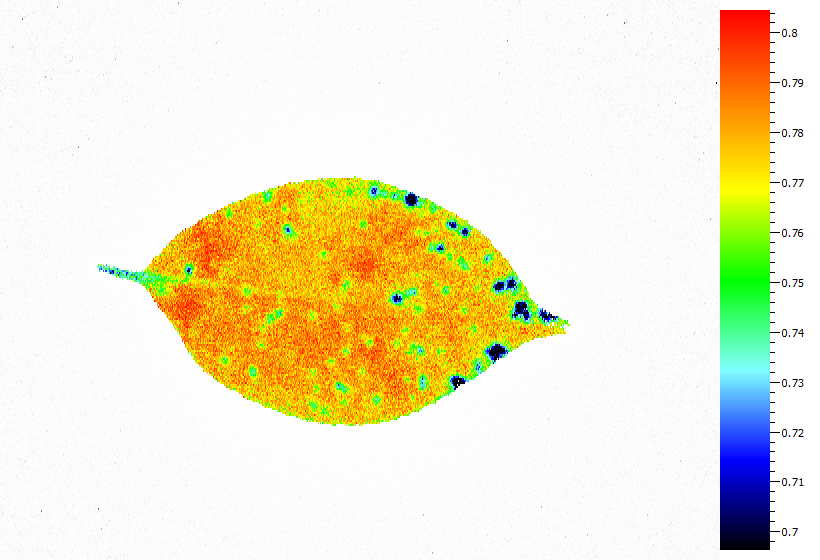
#> input picture src/img/g3_u.bmp, 820 x 560 px
$ python arrange.py --in1 ../img/g3_u.bmp --in2 ../img/align_method.png
#> lines starting #> are read from the running program, lines starting #| are printed output that depends on the picture; after the words box and inside, x2 and y2 are one past the last pixel; in counts of white or black regions, pixels touching at a corner belong together
### src/python/detect.py
#!/usr/bin/env python3.11
# -*- coding: utf-8 -*-
"""Detect and extract leaves."""

import os
import sys

import cv2
import numpy as np


# [21 lines left out: functions main, args, not called in this run]

class Detect:
    """Detect and extract leaves.

    Extract fresh leaves, stained leaves, Fv/Fm value scale bar
    from an image, and detect each leaf size and tilt.

    Attributes:
        resize (:obj:`int`): Image size after resizing. Defaults to 1000.
        canny_thr1 (:obj:`int`): Canny threshold1. Defaults to 100.
        canny_thr2 (:obj:`int`): Canny threshold2. Defaults to 200.
        bin_thr (:obj:`float`): Threshold of binarization. Defaults to 60.
        bin_max (:obj:`float`): Max value of binarization. Defaults to 255.
        min_area (:obj:`int`): Minimun leaf area as a fraction of the
            image. Defaults to 100.
        hsv_min (:obj:`numpy.ndarray[int]`): Minimum HSV value of green.
            Defaults to [30, 50, 50].
        hsv_max (:obj:`numpy.ndarray[int]`): Maximum HSV value of green.
            Defaults to [90, 255, 200].
        blur (:obj:`tuple`): Kernel size of blur (width, height).
            Defaults to (5,5)
        ext (:obj:`str`): Resutl file extension. Defaults to '.png'
    """

    def __init__(self) -> None:
        self.__set_default()

    def __set_default(self) -> None:
        """Set default value to each parameter."""
        self.resize = 1000
        self.canny_thr1 = 100
        self.canny_thr2 = 200
        self.bin_thr = 60
        self.bin_max = 255
        self.min_area = 100
        self.hsv_min = np.array([30,50,50])
        self.hsv_max = np.array([90,255,200])
        self.blur = (5,5)
        self.ext = '.png'

    # [76 lines left out: functions set_param, __save, __resize, not called in this run]

    def __get_cnts(self, img: np.ndarray) -> list:
        """Find contours with an area larger than the set value.

        Args:
            img (:obj:`numpy.ndarray`): Input binary image.

        Returns:
            list: Contours with an area larger than the set value.
        """
        cnts, _ = cv2.findContours(img, cv2.RETR_EXTERNAL,
                                   cv2.CHAIN_APPROX_SIMPLE)
        height, width = img.shape[:2]
        min_area = height * width / self.min_area
        cnts_list = list(filter(lambda x: cv2.contourArea(x) > min_area, cnts))
        return cnts_list

    def __assess_noise(self, img: np.ndarray) -> int:
        """Assess noise of image.

        Args:
            img (:obj:`numpy.ndarray`): Input image.

        Returns:
            int: Number of noise.
        """
        img_canny = cv2.Canny(img, self.canny_thr1, self.canny_thr2)
        cnts, _ = cv2.findContours(img_canny, cv2.RETR_EXTERNAL, cv2.CHAIN_APPROX_SIMPLE)
        height, width = img.shape[:2]
        min_area = height * width / 1000
        cnts_list = list(filter(lambda x: cv2.contourArea(x) < min_area, cnts))
        return len(cnts_list)

    def __bin(self, img: np.ndarray) -> np.ndarray:
        """Binarization.

        Args:
            img (:obj:`numpy.ndarray`): Input gray scale image.

        Returns:
            numpy.ndarray: Binary image.
        """
        _, img_bin = cv2.threshold(img, self.bin_thr, self.bin_max,
                                   cv2.THRESH_BINARY)
        return img_bin

    # [12 lines left out: function __green_range, not called in this run]

    def extr_leaf(self, input_path: str, output_path: str = './') -> np.ndarray:
        try:
            img = self.__input_img(input_path)
        except (TypeError, ValueError) as e:
            raise
        #img = self.__resize(img)
        try:
            cnts_list = self.__best_hsv(img)
        except (ValueError) as e:
            raise
        for cnts in cnts_list:
            shape = self.__shape_leaf(img, cnts)
            if shape is not None:
                break
        if shape is None:
            raise ValueError('No contours were detected.')
        main_obj = self.__main_obj(img, [shape])
        res_img = img.copy()
        cv2.drawContours(res_img, [main_obj], -1, (0,0,255), 3)
        #self.__save(res_img, 'leaf-cnts', outdir=output_path)
        img = self.__extr(img, main_obj)
        return img, main_obj

    # [18 lines left out: function extr_green, not called in this run]

    def __extr(self, img, cnts):
        mask = np.zeros(img.shape, np.uint8)
        cv2.drawContours(mask, [cnts], 0, (255, 255, 255), -1)
        result = cv2.bitwise_and(img, mask)
        return result

    def __input_img(self, path: str) -> np.ndarray:
#> called with path = '../img/g3_u.bmp'
        if os.path.isfile(path):
            img = cv2.imread(path)
#> img is the input picture: shape (560, 820, 3); mean B, G, R 204.4, 234.2, 240.7
            if not isinstance(img, np.ndarray):
                raise TypeError(f'\'{path}\' is not an image file')
            else:
                self.img_name = os.path.splitext(os.path.basename(path))[0]
                return img
        else:
            raise ValueError(f'Cannot access \'{path}\': No such file or directory')

    def __shape_leaf(self, img: np.ndarray, cnts: np.ndarray):
        shape_list = []
        for cnt in cnts:
            diff_approx = self.__approx_ellipse(img, cnt)
            if diff_approx:
                shape_list.append([diff_approx, cnt])
        shape_list.sort(key=lambda x: x[0])
        if len(shape_list) > 0:
            return shape_list[0][1]

    def __approx_ellipse(self, img: np.ndarray, cnts: np.ndarray):
        h, w = img.shape[:2]
        img_ellipse = np.zeros(img.shape[:3], np.uint8)
        img_cnts = img_ellipse.copy()
        ellipse = cv2.fitEllipse(cnts)
        x, y = ellipse[0]
        elp_h, elp_w = ellipse[1]
        cv2.ellipse(img_ellipse, ellipse, (255,255,255), -1)
        cv2.drawContours(img_cnts, [cnts], -1, (255,255,255), -1)
        img_and = cv2.bitwise_and(img_ellipse, img_cnts)
        img_xor = cv2.bitwise_xor(img_and, img_ellipse)
        xor_area = np.sum(img_xor) / 255 / 3
        elp_area = np.sum(img_ellipse) / 255 / 3
        # Whether the ellipse extends beyond the image or not.
        if ((np.abs(h / 2 - y) + (elp_h / 2)) < (h / 2 * 1.05)) and \
           ((np.abs(w / 2 - x) + (elp_w / 2)) < (w / 2 * 1.05)):
            # How far away from the ellipse.
            if (xor_area / elp_area) < 0.2:
                return xor_area
        else:
            return False

    def __main_obj(self, img: np.ndarray, cnts: np.ndarray) -> np.ndarray:
        h, w = img.shape[:2]
        center = (int(w /2), int(h / 2))
        main_obj = None
        obj_list = []
        for cnt in cnts:
            dist = cv2.pointPolygonTest(cnt, center, True)
            obj_list.append([dist, cnt])
            if dist >= 0:
                main_obj = cnt
        if main_obj is None:
            obj_list.sort(key=lambda x: x[0], reverse=True)
            main_obj = obj_list[0][1]
        return main_obj

    # [14 lines left out: function __green_ratio, not called in this run]

    def __best_hsv(self, img: np.ndarray) -> list:
        """Sort H, S, and V in order of decreasing noise

        Args:
            img (:obj:`numpy.ndarray`): Input color image.

        Returns:
            list: List of contours sorted in order of decreasing noise.
        """
        img_hsv = cv2.cvtColor(img, cv2.COLOR_BGR2HSV)
#> img_hsv: shape (560, 820, 3); mean H, S, V 7.9, 52.6, 250.7
        hsv = cv2.split(img_hsv)
        best = []
        h, w = img.shape[:2]
#> h = 560; w = 820
        area = h * w
#> area = 459200
        for image in hsv:
            bin = self.__bin(image)
            white = np.sum(bin) / 255
            black = area - white
            if (white / area) > 0.98 or (black / area) > 0.98:
                continue
            cnts = self.__get_cnts(bin)
            noise = self.__assess_noise(image)
            if len(cnts) > 0:
                best.append([noise, cnts])
#> this loop made 3 passes
#> (white, black, noise) on passes 1 to 2: (17912, 441288, 288), (98092, 361108, 249)
#> (white, black) on pass 3: (457191, 2009)
#> pass 1, in __bin, `_, img_bin = cv2.threshold(img, self.bin_thr, self.bin_max, cv2.THRESH..`:
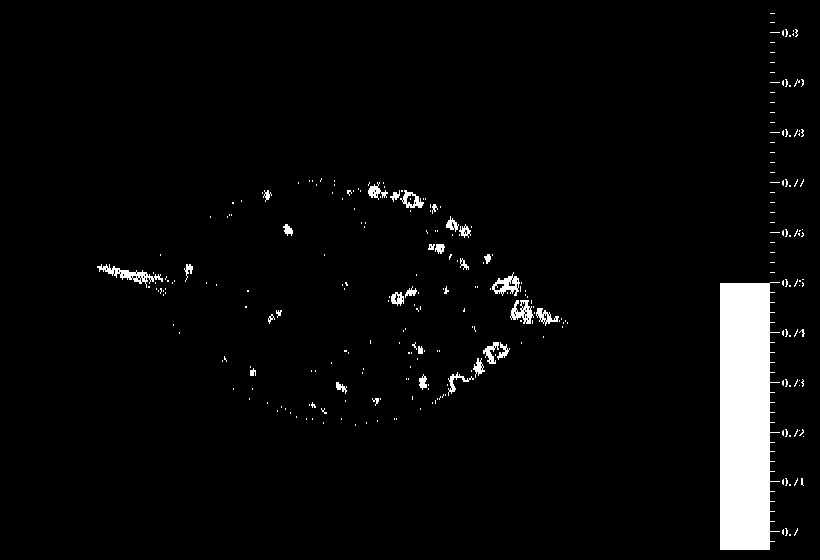
#> img_bin: shape (560, 820); 3.9% white; 290 white regions (258 under 20 px), largest, box (x1, y1, x2, y2) and area: (720, 282, 780, 550) 13515, (97, 264, 163, 288) 430, (492, 272, 520, 296) 308
#> after the loop:
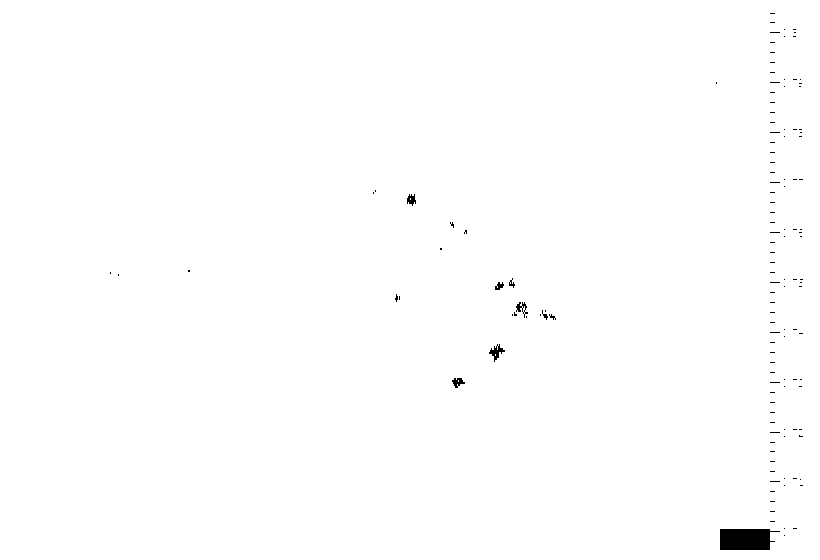
#> bin: shape (560, 820); 99.6% white; 132 black regions (124 under 20 px), largest, box (x1, y1, x2, y2) and area: (720, 529, 780, 550) 1065, (489, 344, 505, 362) 112, (516, 302, 528, 318) 74
#> after the loop, best = 2 items
        if len(best):
            best.sort(key=lambda x: x[0])
            result = [r[1] for r in best]
#> result = 2 items
            return result
        else:
            raise ValueError('No object was detected.')


# [3 lines that do not run on import are left out]

### src/python/arrange.py
#!/usr/bin/env python3.11
# -*- coding: utf-8 -*-
"""Align the size and tilt of images with each other."""

import argparse
import os
import sys

import cv2
import detect
import numpy as np


def main():
    in1, in2, m1, m2, out = args()
    d = detect.Detect()
    try:
        name1 = get_name(in1)
        name2 = get_name(in2)
        if m1 == 'leaf':
            img1, cnt1 = d.extr_leaf(in1, out)
#> the loop in extr_leaf, `for cnts in cnts_list:` made 1 pass
#> the loop in __main_obj, `for cnt in cnts:` made 1 pass
#> dist on pass 1: 78.24
#> after the loop in __main_obj, `for cnt in cnts:`: obj_list = 1 item
#> in extr_leaf, `main_obj = self.__main_obj(img, [shape])`: main_obj = contour of 978 points, box (x1, y1, x2, y2) (97, 176, 570, 426), area 69384
#> in extr_leaf, `cv2.drawContours(res_img, [main_obj], -1, (0,0,255), 3)`: res_img: shape (560, 820, 3); 1.31% of pixels changed, all inside (x1, y1, x2, y2) = (95, 174, 572, 428)
#> in __extr, `cv2.drawContours(mask, [cnts], 0, (255, 255, 255), -1)`: mask: shape (560, 820, 3); 15.3% white; 1 white region, box (x1, y1, x2, y2) and area: (97, 176, 570, 426) 70110
#> in __extr, `result = cv2.bitwise_and(img, mask)`:
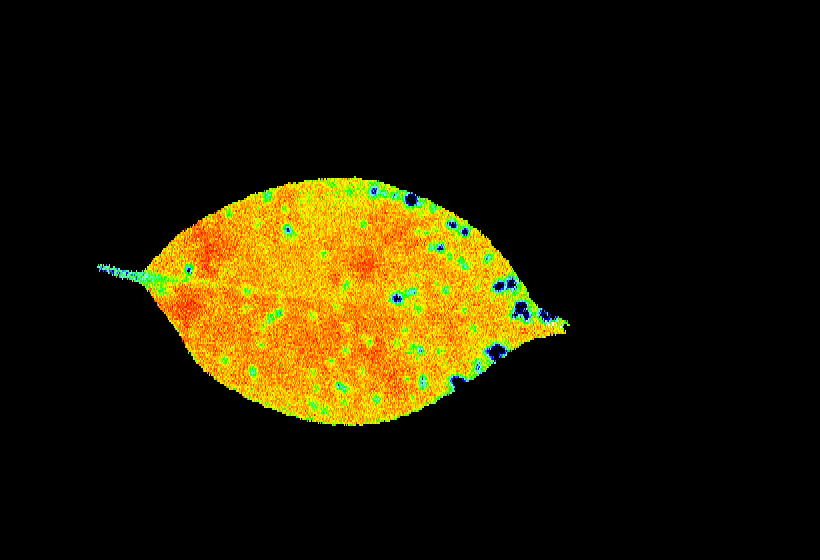
#> result: shape (560, 820, 3); mean B, G, R 1.2, 27.3, 35.1
#> cnt1 has the same summary as main_obj in extr_leaf
        elif m1 == 'green':
            img1, cnt1 = d.extr_green(in1, out)
        if m2 == 'leaf':
            img2, cnt2 = d.extr_leaf(in2, out)
#> call 2 of __input_img, with path = '../img/align_method.png'
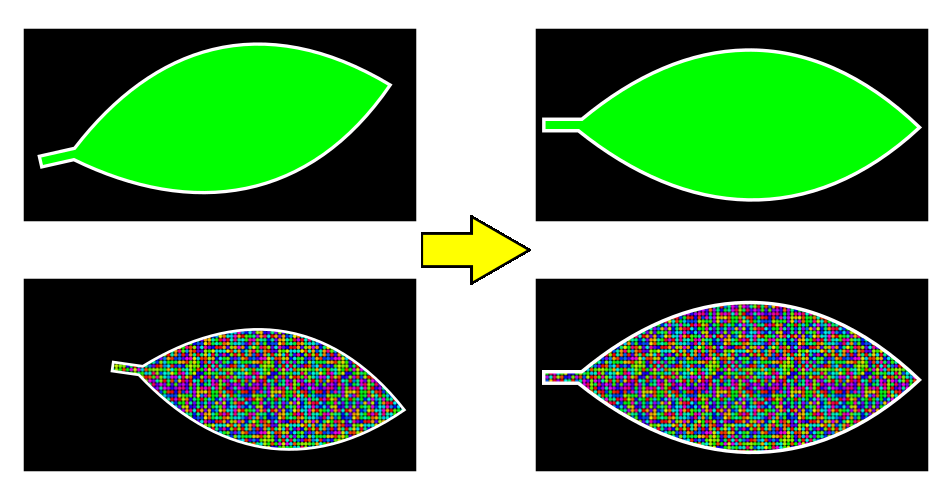
#> input picture src/img/align_method.png, 952 x 500 px
#> in __input_img, img is the input picture: shape (500, 952, 3); mean B, G, R 106.5, 143.6, 107.6
#> in __best_hsv (call 2), `img_hsv = cv2.cvtColor(img, cv2.COLOR_BGR2HSV)`: img_hsv: shape (500, 952, 3); mean H, S, V 18.2, 63, 152
#> the loop in __best_hsv (call 2), `for image in hsv:` made 3 passes
#> (white, black, noise) on passes 1 to 2: (35349, 440651, 46), (122440, 353560, 131)
#> (white, black, noise) on pass 3: (300827, 175173, 0)
#> pass 1, in __bin (call 4), `_, img_bin = cv2.threshold(img, self.bin_thr, self.bin_max, cv2.THRESH..`:
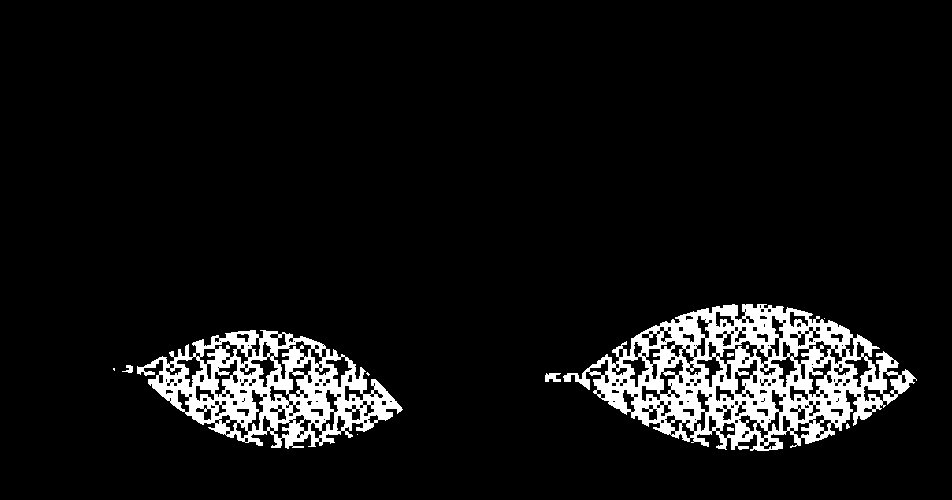
#> img_bin: shape (500, 952); 7.4% white; 11 white regions (5 under 20 px), largest, box (x1, y1, x2, y2) and area: (563, 304, 917, 451) 21838, (137, 330, 403, 449) 13274, (545, 373, 561, 382) 106, (122, 365, 133, 373) 49, (727, 353, 734, 357) 25, (727, 427, 734, 431) 25
#> pass 1, in __assess_noise (call 3), `img_canny = cv2.Canny(img, self.canny_thr1, self.canny_thr2)`:
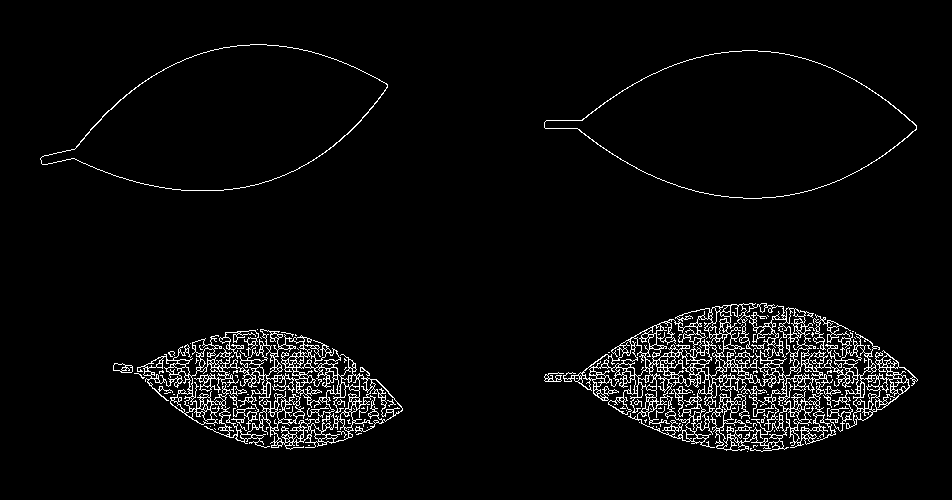
#> img_canny: shape (500, 952); 4.1% white in thin lines or dots, all inside (x1, y1, x2, y2) = (40, 44, 918, 452)
#> after the loop in __best_hsv (call 2), `for image in hsv:`:
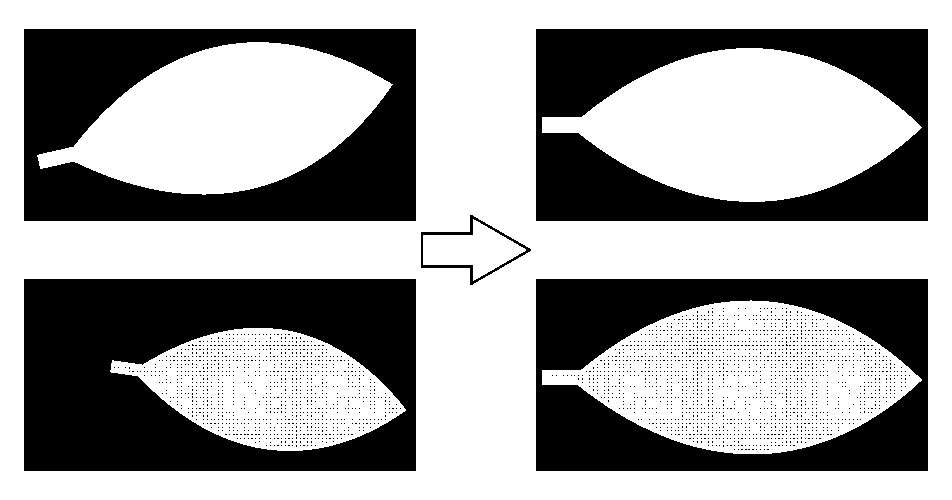
#> bin: shape (500, 952); 63.2% white; 2693 black regions (2688 under 20 px), largest, box (x1, y1, x2, y2) and area: (24, 279, 416, 471) 52519, (24, 29, 416, 221) 41804, (536, 279, 928, 471) 38435, (536, 29, 928, 221) 38387, (421, 215, 531, 285) 804
#> after the loop in __best_hsv (call 2), `for image in hsv:`: best = 3 items
#> the loop in extr_leaf, `for cnts in cnts_list:` made 1 pass
#> cnts on pass 1: [[[0, 0], [0, 499], [951, 499], [951, 0]]]
        elif m2 == 'green':
            img2, cnt2 = d.extr_green(in2, out)
    except (TypeError, ValueError) as e:
        print(e)
        sys.exit()
    a = Arrange()
    try:
        img1, img2 = a.run(img1, img2, cnt1, cnt2)
        a.save(img1, name1, out)
        a.save(img2, name2, out)
    except ValueError as e:
        print(e)
        sys.exit()

def get_name(path):
    if os.path.isfile(path):
        img_name = os.path.splitext(os.path.basename(path))[0]
        return img_name
    else:
        raise ValueError(f'Cannot access \'{path}\': No such file or directory')

def args():
    parser = argparse.ArgumentParser()
    parser.add_argument('--in1', required=True)
    parser.add_argument('--in2', required=True)
    parser.add_argument('--m1', default='leaf', choices=['leaf', 'green'])
    parser.add_argument('--m2', default='leaf', choices=['leaf', 'green'])
    parser.add_argument('-o', '--output', default='./')
    args = parser.parse_args()
    return args.in1, args.in2, args.m1, args.m2, args.output

class Arrange:
    """Align the size and tilt of images with each other."""

    def __init__(self) -> None:
        pass

    def save(self, img, name, output_path):
        output = output_path + name + '_arranged.png'
        cv2.imwrite(output, img)


    # [82 lines left out: functions run, __tilt, __best_overlay, __get_cnts, __max_size, __crop and 1 more, not called in this run]

if __name__ == '__main__':
#> (the run stopped early here; a loop or call above may not have finished)
